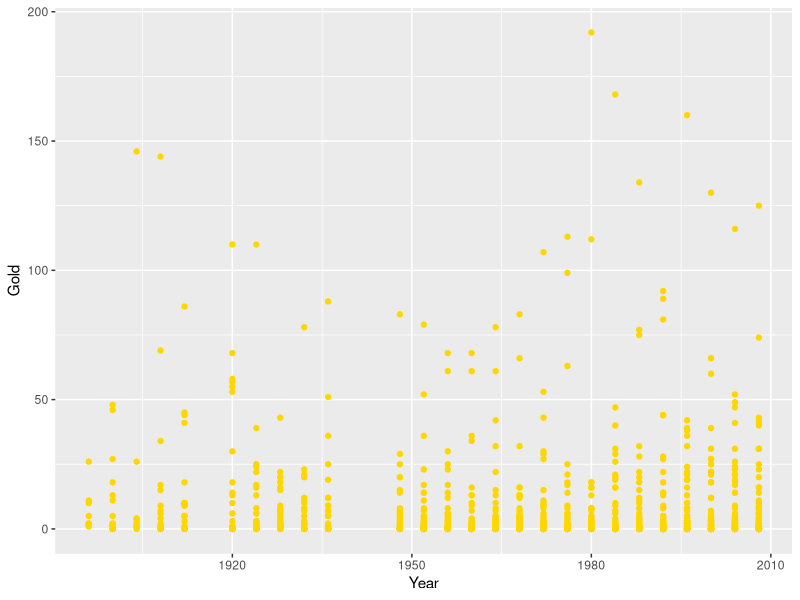
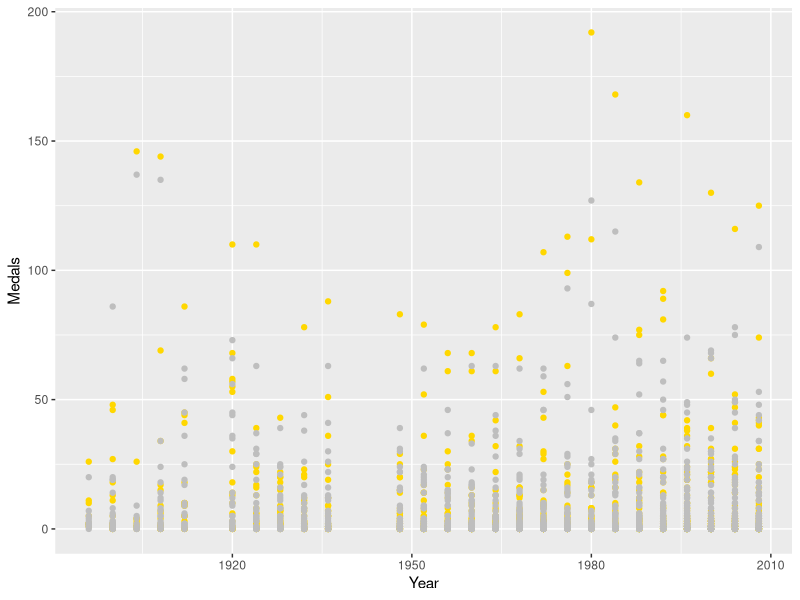
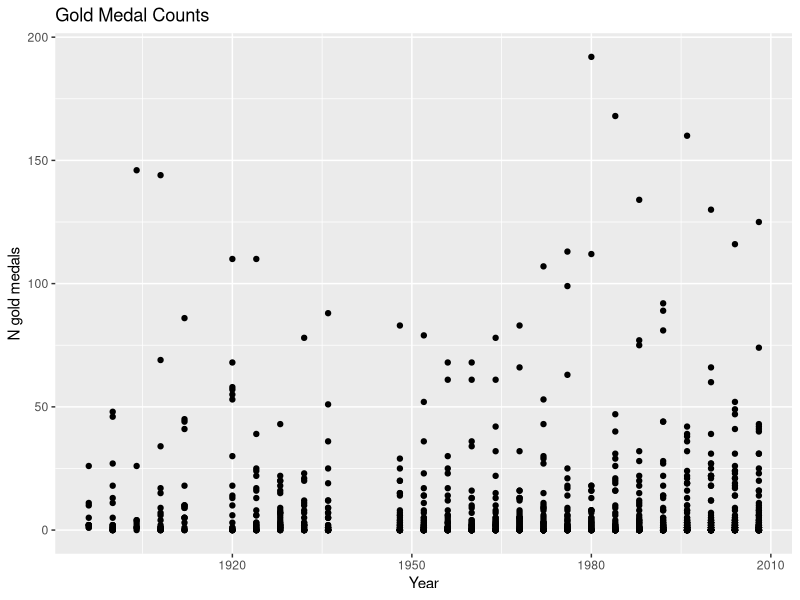
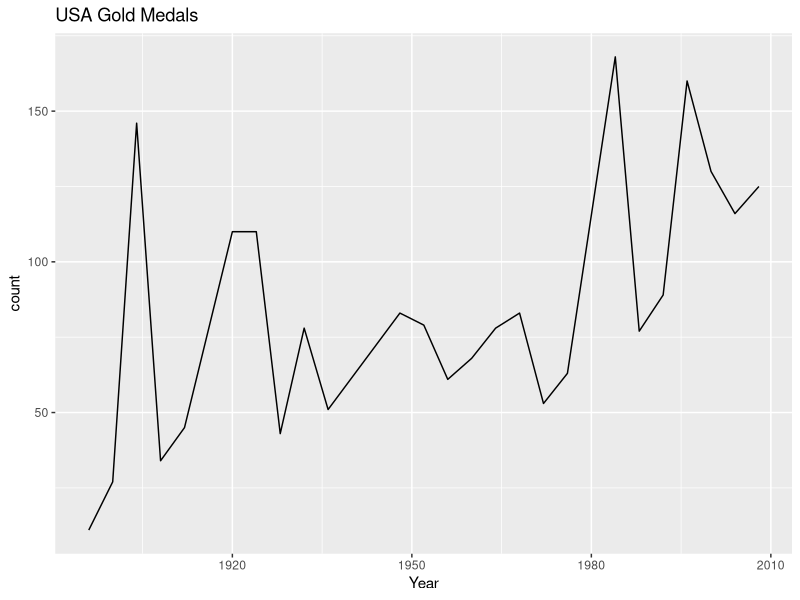
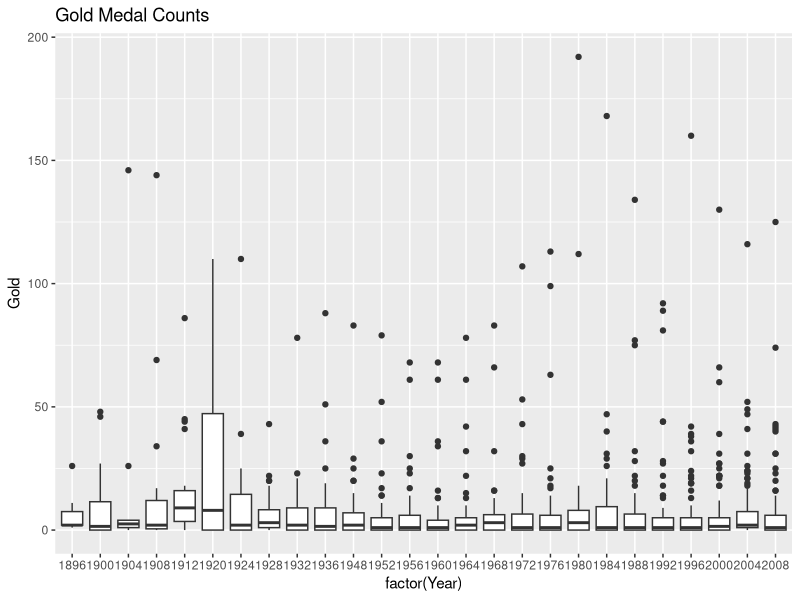
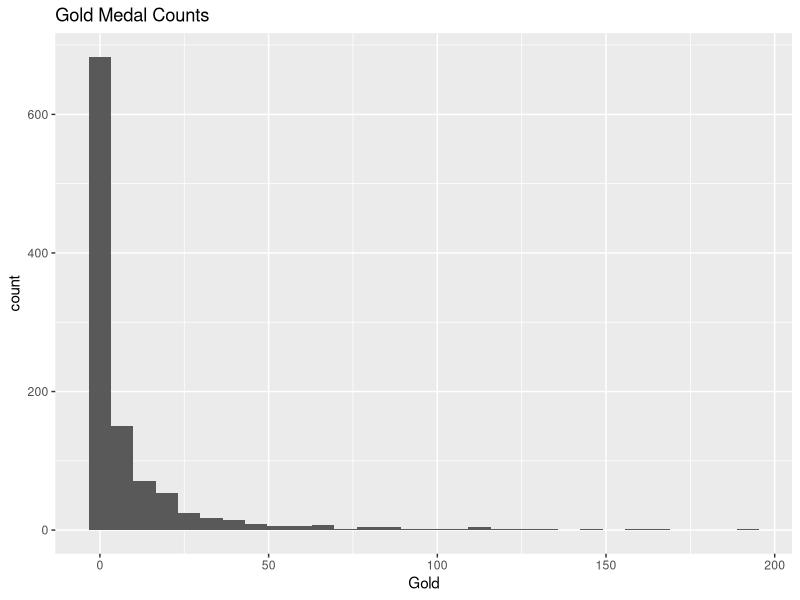
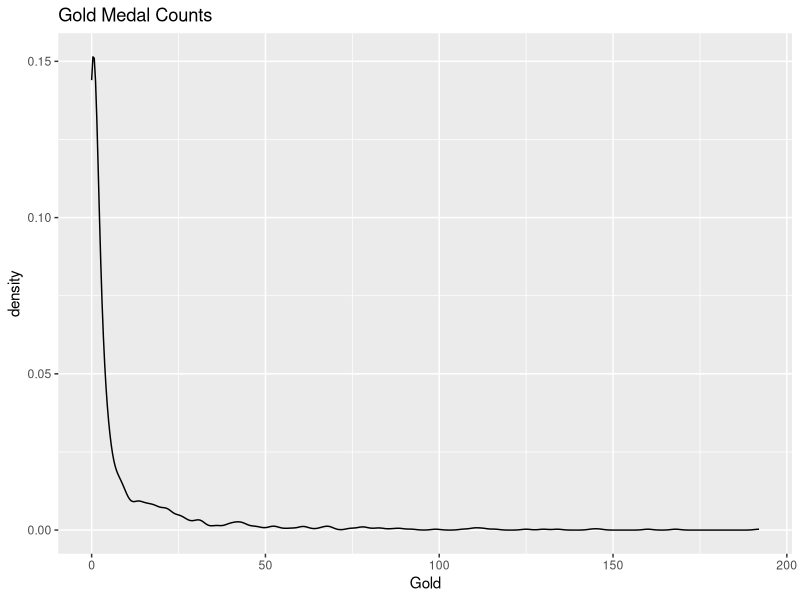
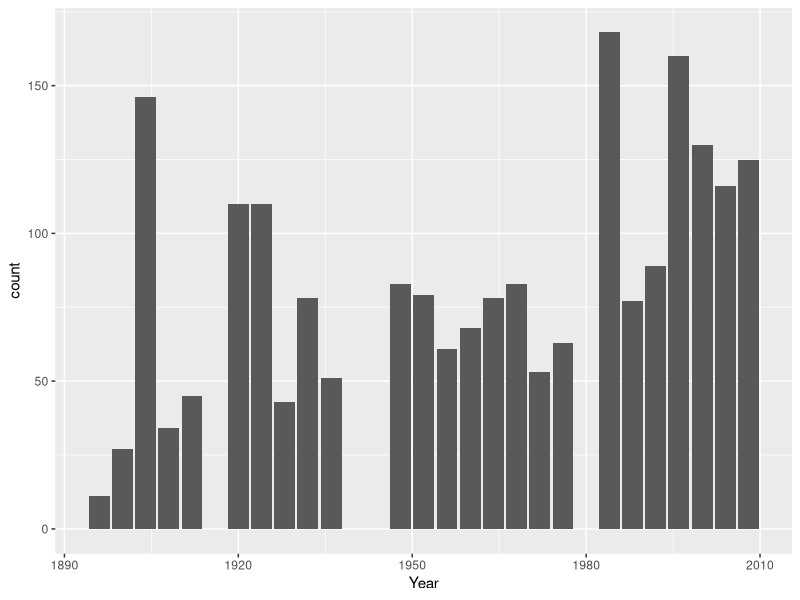

Generate these figures, in order, with R:
## ---- chunk 1
knitr::opts_chunk$set(echo = TRUE, message = FALSE)
## ---- chunk 2
library(ggplot2)
library(dplyr)
medal_counts <- read.csv(file.path("..", "data", "medal_counts.csv"))
medal_counts_wide <- read.csv(file.path("..", "data", "medal_counts_wide.csv"))
usa_gold_medals <- read.csv(file.path("..", "data", "usa_gold_medals.csv"))

## ---- chunk 3
p <- ggplot(data = medal_counts_wide) +
  aes(x = Year, y = Gold) +                   
  geom_point(color = "gold")
p
p + 
  geom_point(
    aes(x = Year, y = Silver), 
    color = "gray"
  ) + 
  ylab("Medals")
## ---- chunk 4
medal_counts_wide |>
  ggplot() +
  aes(x = Year, y = Gold) +
  geom_point() +
  ggtitle("Gold Medal Counts") +
  labs(y = "N gold medals")

## ---- chunk 5

ggplot(usa_gold_medals, aes(x = Year, y = count)) + 
  geom_line() +
  ggtitle("USA Gold Medals")

## ---- chunk 6

# Boxplots
ggplot(medal_counts_wide, aes(x = factor(Year), y = Gold)) +
  geom_boxplot() + 
  ggtitle("Gold Medal Counts")
## ---- chunk 7
# Histogram
ggplot(medal_counts_wide, aes(x = Gold)) + 
  geom_histogram() +
  ggtitle("Gold Medal Counts")
## ---- chunk 8
# Density plot
ggplot(medal_counts_wide, aes(x = Gold)) + 
  geom_density() +
  ggtitle("Gold Medal Counts")
## ---- chunk 9
# Bar chart
ggplot(usa_gold_medals, aes(x = Year, y = count)) + 
  geom_bar(stat = "identity")
## ---- chunk 10

# Compare boxplot first, then jitter
iris |>
  ggplot() +
  aes(x = Species, y = Sepal.Length) +
  geom_boxplot(outlier.shape = NA) +
  geom_jitter(width = 0.3)  # jitter: point with position dodging

# versus jitter first, then boxplot
iris |>
  ggplot() +
  aes(x = Species, y = Sepal.Length) +
  geom_jitter(width = 0.3) +
  geom_boxplot(outlier.shape = NA)


## ---- chunk 11
# This combines the subsetting and plotting into one step
medal_counts |>
  filter(Medal == "Gold") |>
  filter(NOC == "USA") |>
  ggplot(aes(x = Year, y = count)) + 
  geom_line()

## ---- chunk 12
datasets::airquality
## ---- chunk 13

## ---- chunk 14

## ---- chunk 15
datasets::ToothGrowth
